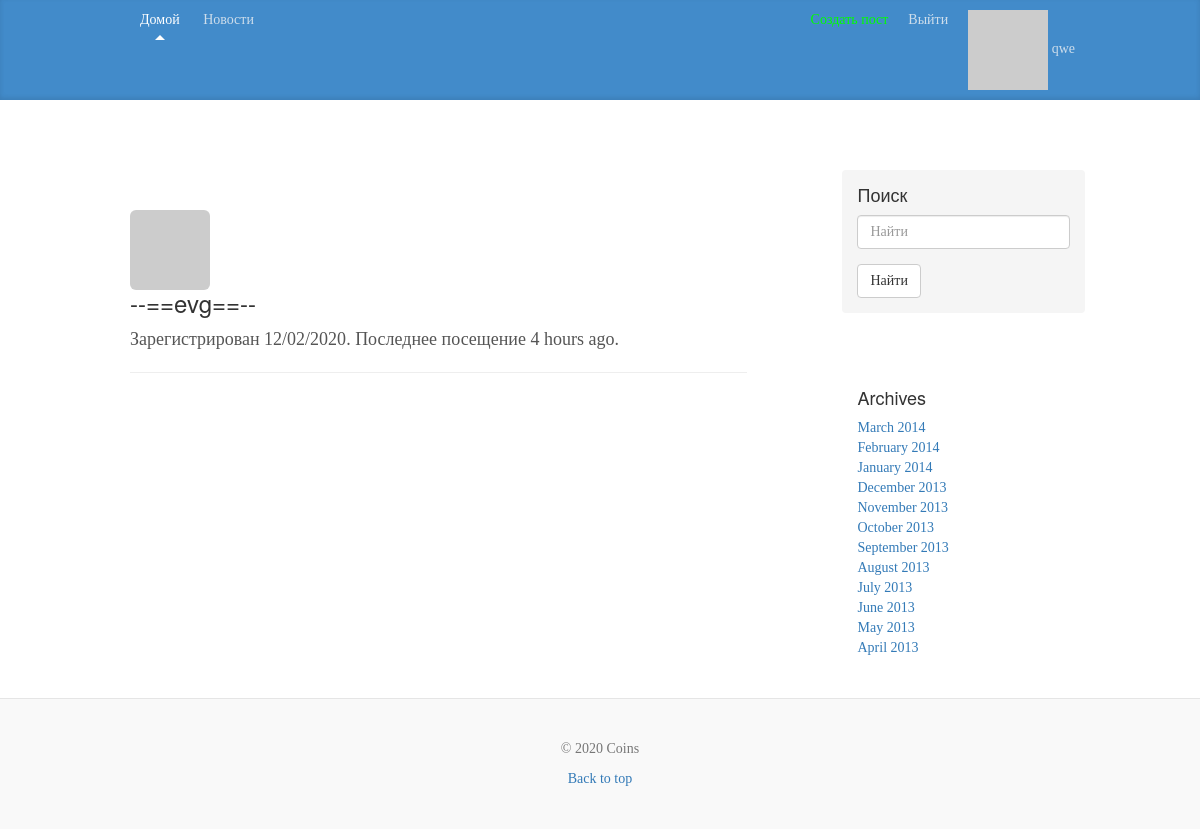
Before: /user/evg (signed in) with the older database file.
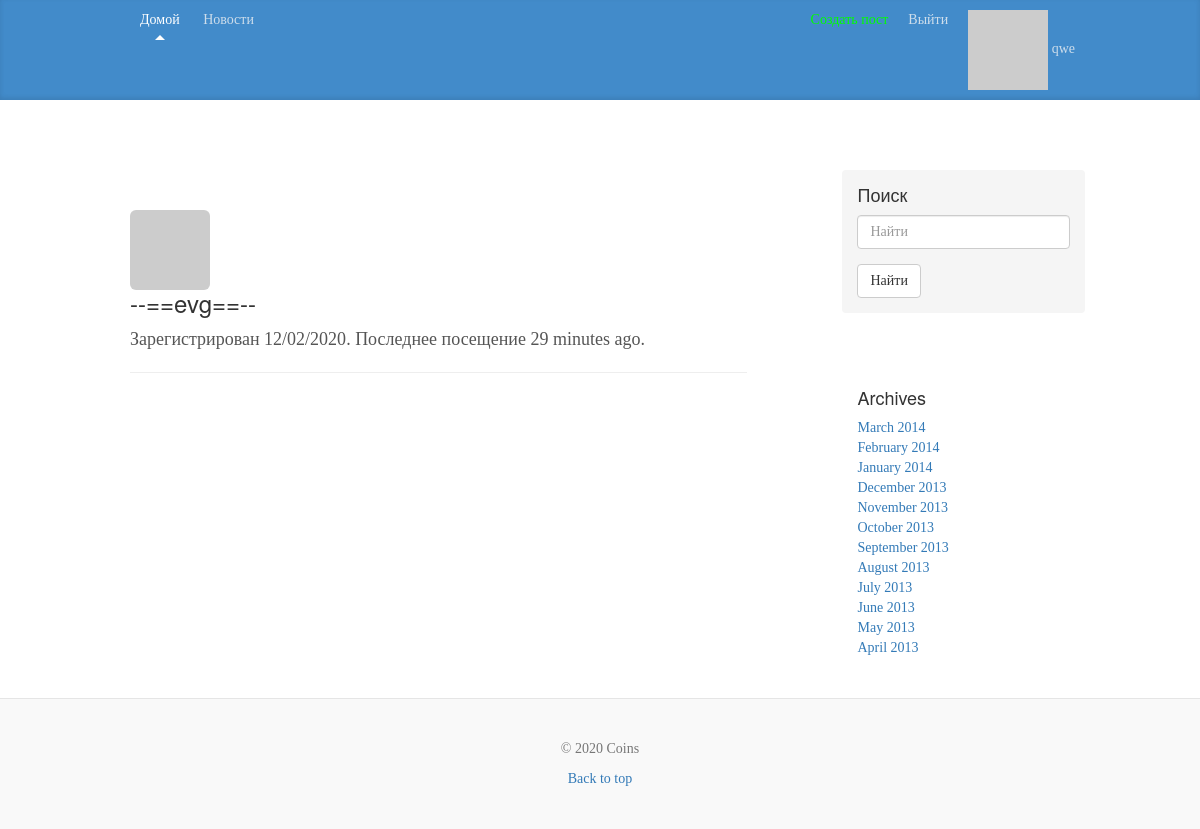
After: the same page with the newer database file.
### app/models.py (models this page shows, shortened)
class User(db.Model, UserMixin):
    __tablename__ = 'user'
    id = db.Column(db.Integer, primary_key=True)
    email = db.Column(db.String(255), unique=True)
    username = db.Column(db.String(255), unique=True, index=True)
    password_hash = db.Column(db.String(255))
    active = db.Column(db.Boolean())
    confirmed_at = db.Column(db.DateTime())
    name = db.Column(db.String(64))
    location = db.Column(db.String(64))
    member_since = db.Column(db.DateTime(), default=datetime.utcnow)
    about_me = db.Column(db.String(140))
    last_seen = db.Column(db.DateTime, default=datetime.utcnow)
    avatar_hash = db.Column(db.String(32))
    roles = db.relationship('Role', secondary='roles_users', backref=db.backref('users', lazy='dynamic'))
    posts = db.relationship('Post', backref='author', lazy='dynamic')
    img = db.relationship('StorageImg', backref='author', lazy='dynamic')
    @property
    def password(self):
        raise AttributeError('password is not a readable attribute')
    def gravatar(self, size=100, default='identicon', rating='g'):
        url = 'https://secure.gravatar.com/avatar'
        hash = self.avatar_hash or self.gravatar_hash()
        return '{url}/{hash}?s={size}&d={default}&r={rating}'.\
                        format(url=url, hash=hash, size=size, default=default, rating=rating)
    def is_administrator(self):
        for r in self.roles:
            if str(r) == 'admin':
                return True
        return False
    def is_writer(sefl):
        for r in sefl.roles:
            if str(r) == 'post':
                return True
        return False

### app/users/controllers.py (the view)
@module.route('/user/<username>')
@login_required
def user(username):
    user = User.query.filter_by(username=username).first_or_404()
    if current_user.confirmed_at is None:
        return redirect(url_for('users.unconfirmed'))
    return render_template('users/user.html', user=user)

### app/models.py (called while the page is built)
@login_manager.user_loader
def load_user(user_id):
    return User.query.get(int(user_id))

    def __repr__(self):
        return self.name

### app/users/controllers.py (called while the page is built)
@module.before_request
def before_request():
    if current_user.is_authenticated:
        current_user.last_seen = datetime.utcnow()
        db.session.commit()

### app/templates/users/user.html (shortened to what this page needs)
{% extends "layout.html" %}
{% block content %}
<div class="page-header">
<img class="img-rounded profile-thumbnail" src="{{ user.gravatar(size=128) }}">
<div class="profile-header">
<h3 class="mt-5">--=={{ user.username }}==--</h3>
    <p>Зарегистрирован {{ moment(user.member_since).format('L') }}. Последнее посещение {{ moment(user.last_seen).fromNow() }}.</p>
 </div>
</div>
{% endblock %}

Changed rows visible on the page:
changed User "evg": last_seen "4 hours ago" → "29 minutes ago"
